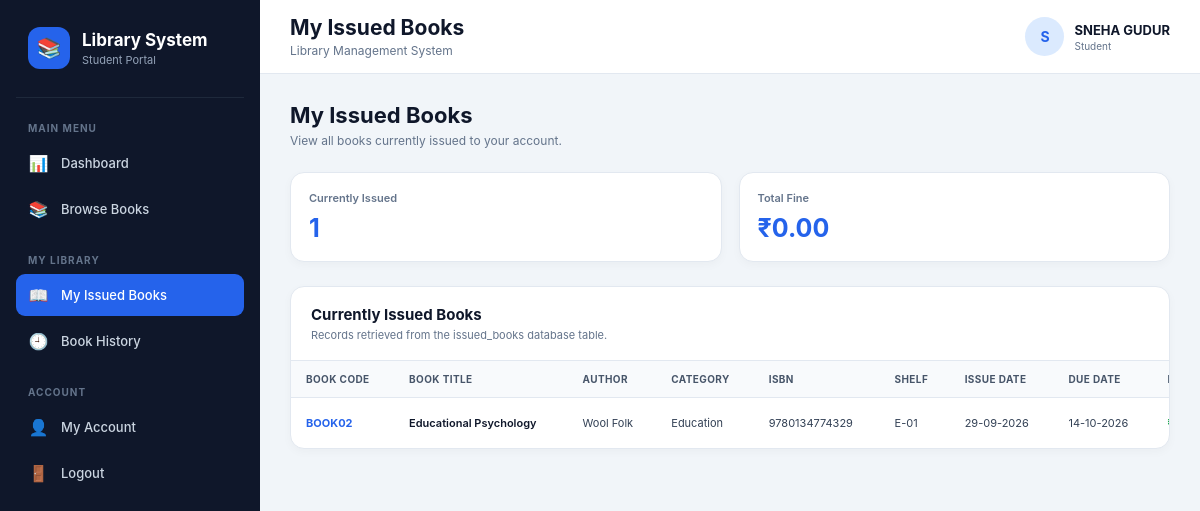
The page /user/issued_books.php (signed in) on the database its author committed.
### tables this page shows
CREATE TABLE `issued_books` (
  `id` int(11) NOT NULL,
  `book_id` int(11) NOT NULL,
  `user_id` int(11) NOT NULL,
  `issue_date` date NOT NULL,
  `due_date` date NOT NULL,
  `return_date` date DEFAULT NULL,
  `status` enum('issued','returned') DEFAULT 'issued',
  `fine` decimal(10,2) DEFAULT 0.00
);

CREATE TABLE `books` (
  `id` int(11) NOT NULL,
  `book_code` varchar(50) NOT NULL,
  `title` varchar(200) NOT NULL,
  `isbn` varchar(50) DEFAULT NULL,
  `author_id` int(11) DEFAULT NULL,
  `category_id` int(11) DEFAULT NULL,
  `publisher` varchar(150) DEFAULT NULL,
  `publication_year` year(4) DEFAULT NULL,
  `quantity` int(11) DEFAULT 1,
  `available_quantity` int(11) DEFAULT 1,
  `shelf_number` varchar(50) DEFAULT NULL,
  `qr_code` varchar(255) DEFAULT NULL,
  `created_at` timestamp NOT NULL DEFAULT current_timestamp()
);

CREATE TABLE `authors` (
  `id` int(11) NOT NULL,
  `author_name` varchar(150) NOT NULL
);

CREATE TABLE `categories` (
  `id` int(11) NOT NULL,
  `category_name` varchar(100) NOT NULL
);

### user/issued_books.php (the view, shortened to what this page needs)
<?php
require_once "../config/database.php";
$user_id = (int) $_SESSION["user_id"];
$user_name = $_SESSION["user_name"] ?? "Student";
$stmt = $conn->prepare(
    "SELECT
        ib.id,
        b.id AS book_id,
        b.book_code,
        b.title,
        b.isbn,
        a.author_name,
        c.category_name,
        b.shelf_number,
        ib.issue_date,
        ib.due_date,
        ib.fine,
        ib.status
     FROM issued_books ib
     INNER JOIN books b
        ON ib.book_id = b.id
     LEFT JOIN authors a
        ON b.author_id = a.id
     LEFT JOIN categories c
        ON b.category_id = c.id
     WHERE ib.user_id = ?
     AND ib.status = 'issued'
     ORDER BY ib.due_date ASC"
);
$stmt->bind_param("i", $user_id);
$stmt->execute();
$issued_books = $stmt->get_result();
$active_count = $issued_books->num_rows;
$total_fine = 0;
$rows = [];
while ($row = $issued_books->fetch_assoc()) {
    $today = new DateTime();
    $due_date = new DateTime($row["due_date"]);
    $is_overdue = $today > $due_date;
    $row["is_overdue"] = $is_overdue;
    $total_fine += (float) $row["fine"];
    $rows[] = $row;
}
?>
<!DOCTYPE html>
<html lang="en">
<head>
</head>
<body>
<div class="layout">
<aside class="sidebar">
    <div class="brand">
        <div class="brand-icon">
            📚
        </div>
        <div class="brand-text">
            <h2>
                Library System
            </h2>
            <p>
                Student Portal
            </p>
        </div>
    </div>
    <div class="nav-title">
        Main Menu
    </div>
    <a
        href="dashboard.php"
        class="nav-item"
    >
        <span class="nav-icon">
            📊
        </span>
        Dashboard
    </a>
    <a
        href="books.php"
        class="nav-item"
    >
        <span class="nav-icon">
            📚
        </span>
        Browse Books
    </a>
    <div class="nav-title">
        My Library
    </div>
    <a
        href="issued_books.php"
        class="nav-item active"
    >
        <span class="nav-icon">
            📖
        </span>
        My Issued Books
    </a>
    <a
        href="history.php"
        class="nav-item"
    >
        <span class="nav-icon">
            🕘
        </span>
        Book History
    </a>
    <div class="nav-title">
        Account
    </div>
    <a
        href="account.php"
        class="nav-item"
    >
        <span class="nav-icon">
            👤
        </span>
        My Account
    </a>
    <a
        href="../auth/logout.php"
        class="nav-item"
    >
        <span class="nav-icon">
            🚪
        </span>
        Logout
    </a>
</aside>
<main class="main">
    <header class="topbar">
        <div class="page-title">
            <h1>
                My Issued Books
            </h1>
            <p>
                Library Management System
            </p>
        </div>
        <div class="profile">
            <div class="profile-avatar">
                <?= htmlspecialchars(
                    strtoupper(
                        substr($user_name, 0, 1)
                    )
                ) ?>
            </div>
            <div class="profile-details">
                <strong>
                    <?= htmlspecialchars($user_name) ?>
                </strong>
                <span>
                    Student
                </span>
            </div>
        </div>
    </header>
    <div class="content">
        <div class="page-header">
            <h2>
                My Issued Books
            </h2>
            <p>
                View all books currently issued to your account.
            </p>
        </div>
        <div class="summary-grid">
            <div class="summary-card">
                <div class="summary-label">
                    Currently Issued
                </div>
                <div class="summary-value blue">
                    <?= $active_count ?>
                </div>
            </div>
            <div class="summary-card">
                <div class="summary-label">
                    Total Fine
                </div>
                <div
                    class="
                    summary-value
                    <?= $total_fine > 0
                        ? 'red'
                        : 'blue'
                    ?>
                    "
                >
                    ₹<?= number_format(
                        $total_fine,
                        2
                    ) ?>
                </div>
            </div>
        </div>
        <section class="section">
            <div class="section-header">
                <h3>
                    Currently Issued Books
                </h3>
                <p>
                    Records retrieved from the issued_books database table.
                </p>
            </div>
            <?php if (count($rows) > 0): ?>
                <div class="table-container">
                    <table>
                        <thead>
                            <tr>
                                <th>
                                    Book Code
                                </th>
                                <th>
                                    Book Title
                                </th>
                                <th>
                                    Author
                                </th>
                                <th>
                                    Category
                                </th>
                                <th>
                                    ISBN
                                </th>
                                <th>
                                    Shelf
                                </th>
                                <th>
                                    Issue Date
                                </th>
                                <th>
                                    Due Date
                                </th>
                                <th>
                                </th>
                            </tr>
                        </thead>
                        <tbody>
                        <?php foreach ($rows as $book): ?>
                            <tr>
                                <td>
                                    <span class="book-code">
                                        <?= htmlspecialchars(
                                            $book["book_code"]
                                        ) ?>
                                    </span>
                                </td>
                                <td>
                                    <span class="book-title">
                                        <?= htmlspecialchars(
                                            $book["title"]
                                        ) ?>
                                    </span>
                                </td>
                                <td>
                                    <?= htmlspecialchars(
                                        $book["author_name"]
                                        ?? "-"
                                    ) ?>
                                </td>
                                <td>
                                    <?= htmlspecialchars(
                                        $book["category_name"]
                                        ?? "-"
                                    ) ?>
                                </td>
                                <td>
                                    <?= htmlspecialchars(
                                        $book["isbn"]
                                        ?? "-"
                                    ) ?>
                                </td>
                                <td>
                                    <?= htmlspecialchars(
                                        $book["shelf_number"]
                                        ?? "-"
                                    ) ?>
                                </td>
                                <td>
                                    <?= date(
                                        "d-m-Y",
                                        strtotime(
                                            $book["issue_date"]
                                        )
                                    ) ?>
                                </td>
                                <td>
                                    <?= date(
                                        "d-m-Y",
                                        strtotime(
                                            $book["due_date"]
                                        )
                                    ) ?>
                                </td>
                                <td>
                                </td>
                            </tr>
                        <?php endforeach; ?>
                        </tbody>
                    </table>
                </div>
            <?php endif; ?>
        </section>
    </div>
</main>
</div>
</body>
</html>

### user/issued_books.php (style rules this page uses)
* { margin: 0; padding: 0; box-sizing: border-box; }
body { font-family: Inter, -apple-system, BlinkMacSystemFont, "Segoe UI", Roboto, Arial, sans-serif; background: #f1f5f9; color: #0f172a; }
a { text-decoration: none; }
.layout { display: flex; min-height: 100vh; }
.sidebar { width: 260px; background: #0f172a; color: white; position: fixed; top: 0; left: 0; bottom: 0; padding: 22px 16px; overflow-y: auto; z-index: 100; }
.brand { display: flex; align-items: center; gap: 12px; padding: 5px 12px 28px; border-bottom: 1px solid #1e293b; }
.brand-icon { width: 42px; height: 42px; border-radius: 12px; background: #2563eb; display: flex; align-items: center; justify-content: center; font-size: 20px; }
.brand-text h2 { font-size: 17px; font-weight: 700; }
.brand-text p { margin-top: 3px; color: #94a3b8; font-size: 11px; }
.nav-title { margin-top: 24px; padding: 0 12px 8px; color: #64748b; font-size: 10px; font-weight: 700; letter-spacing: 1px; text-transform: uppercase; }
.nav-item { display: flex; align-items: center; gap: 12px; padding: 11px 12px; margin-bottom: 4px; border-radius: 9px; color: #cbd5e1; font-size: 13px; font-weight: 500; transition: 0.2s; }
.nav-item.active { background: #2563eb; color: white; }
.nav-icon { width: 21px; text-align: center; font-size: 16px; }
.main { margin-left: 260px; width: calc(100% - 260px); min-height: 100vh; }
.topbar { height: 74px; background: white; border-bottom: 1px solid #e2e8f0; display: flex; align-items: center; justify-content: space-between; padding: 0 30px; position: sticky; top: 0; z-index: 50; }
.page-title h1 { font-size: 21px; font-weight: 700; }
.page-title p { margin-top: 3px; color: #64748b; font-size: 12px; }
.profile { display: flex; align-items: center; gap: 10px; }
.profile-avatar { width: 39px; height: 39px; border-radius: 50%; background: #dbeafe; color: #2563eb; display: flex; align-items: center; justify-content: center; font-size: 14px; font-weight: 700; }
.profile-details strong { display: block; font-size: 13px; }
.profile-details span { display: block; margin-top: 2px; color: #64748b; font-size: 10px; }
.content { padding: 28px 30px; }
.page-header { margin-bottom: 24px; }
.page-header h2 { font-size: 22px; font-weight: 700; }
.page-header p { margin-top: 5px; color: #64748b; font-size: 12px; }
.summary-grid { display: grid; grid-template-columns: repeat(2, 1fr); gap: 17px; margin-bottom: 24px; }
.summary-card { background: white; border: 1px solid #e2e8f0; border-radius: 14px; padding: 18px; box-shadow: 0 3px 10px rgba(15, 23, 42, 0.03); }
.summary-label { color: #64748b; font-size: 11px; font-weight: 600; margin-bottom: 8px; }
.summary-value { font-size: 25px; font-weight: 750; }
.summary-value.blue { color: #2563eb; }
.section { background: white; border: 1px solid #e2e8f0; border-radius: 14px; overflow: hidden; box-shadow: 0 3px 10px rgba(15, 23, 42, 0.03); }
.section-header { padding: 18px 20px; border-bottom: 1px solid #e2e8f0; }
.section-header h3 { font-size: 15px; font-weight: 700; }
.section-header p { margin-top: 4px; color: #64748b; font-size: 11px; }
.table-container { width: 100%; overflow-x: auto; }
table { width: 100%; min-width: 1100px; border-collapse: collapse; }
th { background: #f8fafc; color: #475569; padding: 12px 15px; text-align: left; font-size: 10px; font-weight: 700; text-transform: uppercase; letter-spacing: 0.4px; border-bottom: 1px solid #e2e8f0; }
td { padding: 13px 15px; color: #334155; font-size: 11px; border-bottom: 1px solid #f1f5f9; }
tbody tr:last-child td { border-bottom: none; }
.book-code { color: #2563eb; font-weight: 700; }
.book-title { color: #0f172a; font-weight: 600; }

### rows shown on the page
issued_books: book.book_code "BOOK02", book.title "Educational Psychology", authors.author_name "Wool Folk", categories.category_name "Education", book.isbn "9780134774329", book.shelf_number "E-01", issue_date "29-09-2026", due_date "14-10-2026"

### other values the page prints
substr($user_name, 0, 1) "S"
$user_name "SNEHA GUDUR"
$active_count "1"
$total_fine "0.00"
